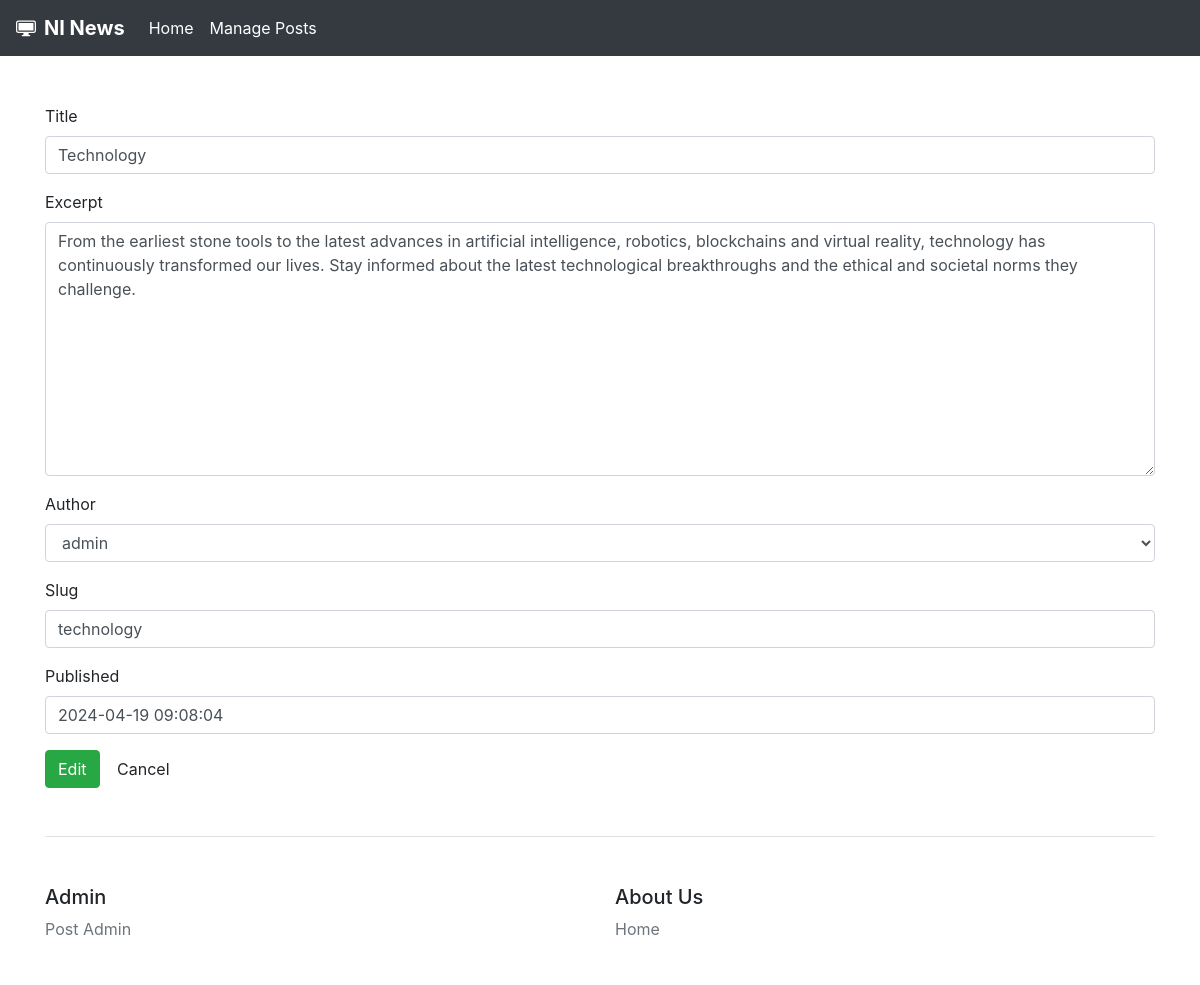
The page /edit/3/ on the database its author committed.
### core/models.py (models this page shows, shortened)
class Core(models.Model):
    title = models.CharField(max_length=200)
    excerpt = models.TextField(null=True)
    author = models.ForeignKey(User, on_delete=models.CASCADE, related_name='cores')
    slug = models.SlugField(max_length=100, unique=True)
    updated = models.DateTimeField(auto_now=True)
    published = models.DateTimeField(default=timezone.now)
    class Meta:
        ordering =  ['-published']

### core/views.py (the view)
# urls.py: path('edit/<int:pk>/', views.EditView.as_view(), name='edit'),
class EditView(UpdateView):
    model = Core
    template_name = 'core/edit.html'
    fields = '__all__'
    pk_url_kwarg = 'pk'
    success_url = reverse_lazy('core:posts')

### core/templates/core/edit.html (shortened to what this page needs)
{% extends 'core/base.html' %}
{% load widget_tweaks %}
{% block content %}
<div class="container pt-5">
    <form method="post" novalidate>
        {% for field in form.visible_fields %}
        <div class="form-group">
            <label for="{{ field.id_for_label }}">{{ field.label }}</label>
            {{ field|add_class:'form-control' }}
        </div>
        {% endfor %}
        <div class="form-group">
            <button type="submit" class="btn btn-success">
             Edit
            </button>
            <a href="{% url 'core:posts' %}" class="btn btn-default">Cancel</a>
        </div>
    </form>
</div>
{% endblock %}

### rows shown on the page
Core: visible_fields "Technology" "From the earliest stone tools to the latest advances in artificial intelligence, robotics, blockchains and virtual reality, technology has continuously transformed our lives. Stay informed about the latest technological breakthroughs and the ethical and societal norms they challenge." "admin" "technology" "2024-04-19 09:08:04"

### other values the page prints
{{ field.label }} "Title" "Excerpt" "Author" "Slug" "Published"
